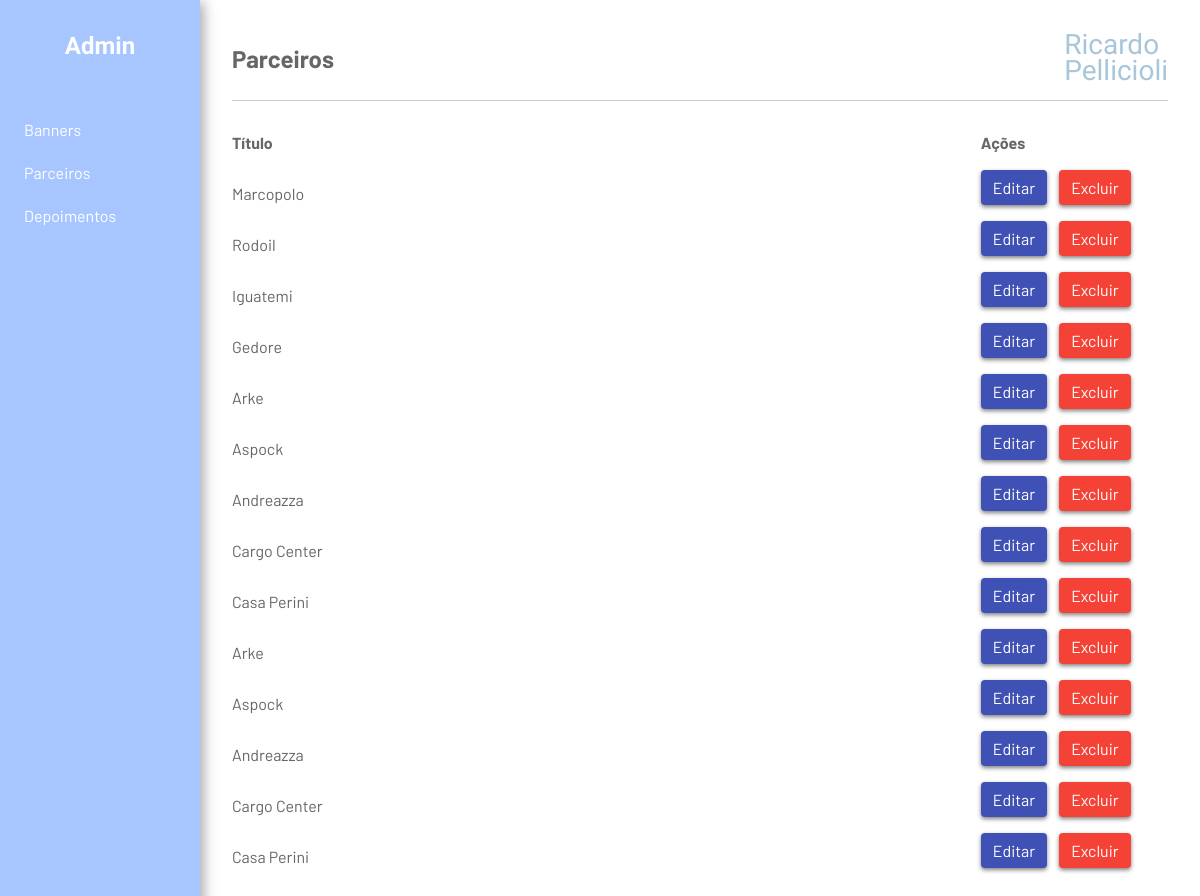
Page /admin/lista/parceiros on the earlier database version.
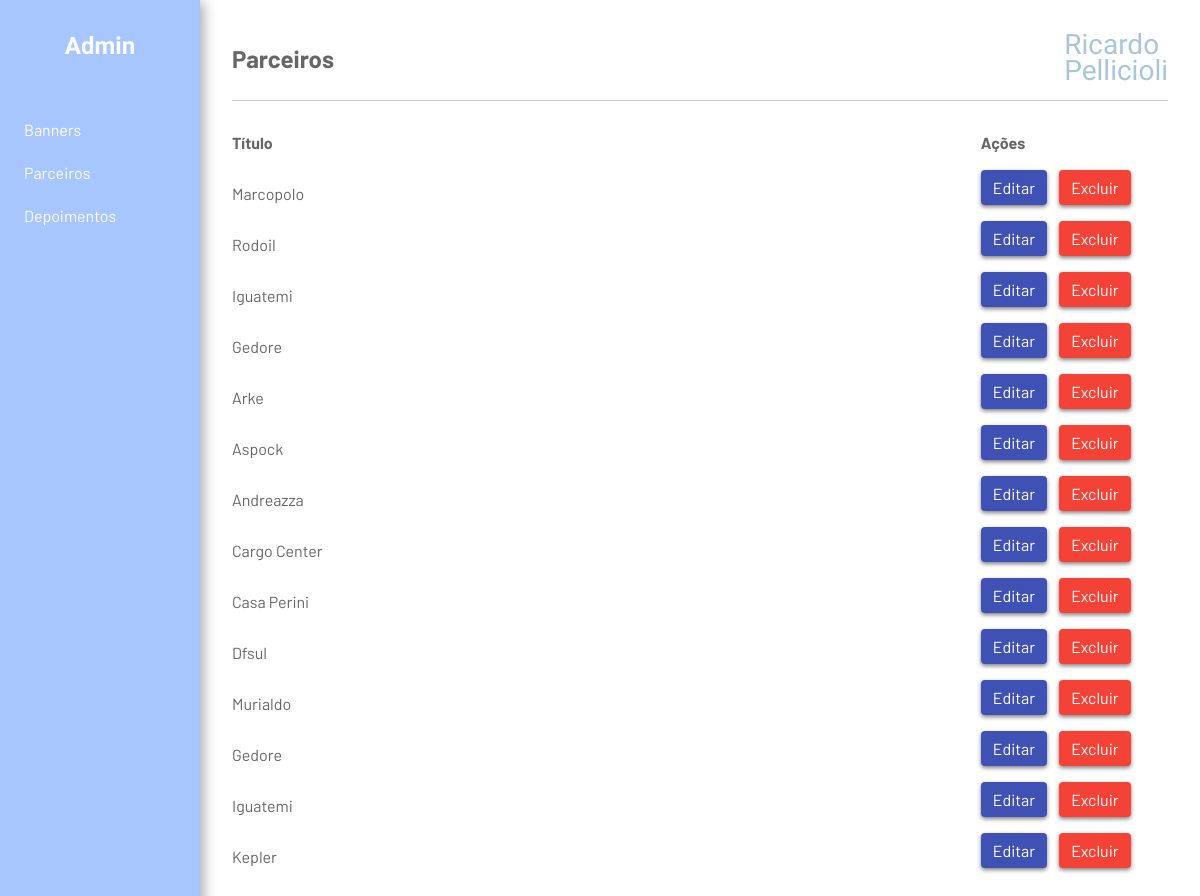
Same page on the later database version.
### tables this page shows
CREATE TABLE `partner` (
  `id` int(11) NOT NULL AUTO_INCREMENT,
  `imageId` int(11) DEFAULT NULL,
  `name` varchar(255) NOT NULL,
  `description` text NULL,
  `url` varchar(255) NOT NULL,
  PRIMARY KEY (`id`),
  KEY `imageId` (`imageId`),
  CONSTRAINT `partner_ibfk_1` FOREIGN KEY (`imageId`) REFERENCES `file` (`id`) ON DELETE SET NULL ON UPDATE CASCADE
);

### application/controllers/Main.php (called while the page is built, shortened)
<?php
class Main extends CI_Controller {
	function __construct(){
		$this->load->helper('url');
	}
	public function logged(){
		return true;
	}
	public function list($page){
		if($this->logged()){
			switch($page){
				case "parceiros":
					$this->load->model('partner_m');
					$list = $this->partner_m->get();
					$links = array(
						'edit' => 'admin/parceiro/editar/',
						'delete' => 'admin/parceiro/delete/',
						'new' => 'admin/parceiro/criar/'
					);
				break;
			}
			$this->load->view('main', array(
				'content' => 'admin',
				'title' => $page,
				'container' => 'list',
				'list' => $list,
				'links' => $links,
				'user' => $_SESSION['user']
			));
		}
	}
}

### index.php (called while the page is built, shortened)
<?php
require_once BASEPATH.'core/CodeIgniter.php';

### application/models/partner_m.php (called while the page is built, shortened)
<?php
class Partner_m extends CI_Model {
    public $table = 'partner';
    public $table_file = 'file';
    function get($id = FALSE){
        $this->db->select('partner.id, partner.name, partner.description, partner.url, file.file, file.path')
            ->from($this->table.' as partner')
            ->join($this->table_file.' as file', 'partner.imageId'.' = file.id', 'inner')
            ->order_by('partner.id', 'ASC');
        $query = $this->db->get();
        $data = $query->result();
        return $data;
    }
}
?>

### application/views/list.php (the view)
<section class="internal-list-container">
    <header class="flex header-list-admin justify-start v-center">
        <div class="w-80">
            Título
        </div>
        <div>
            Ações
        </div>
    </header>
    <ul class="internal-list">
        <?php foreach($list as $key => $item){ ?>
			<li class="flex justify-start v-center">
				<p class="w-80">
					<?php echo $item->name; ?>
				</p>
				<div class="buttons flex v-center">
                    <a href="<?php echo base_url($links["edit"] . $item->id); ?>" class="button edit">
                        Editar
                    </a>
                    <a href="<?php echo base_url($links["delete"] . $item->id); ?>" class="button delete">
                        Excluir
                    </a>
                </div>
            </li>
		<?php } ?>
    </ul>
</section>

Differences in the rows shown:
changed partner: name "Arke" → "Dfsul"
changed partner: name "Aspock" → "Murialdo"
changed partner (number 12 of 14 on the later page): name "Andreazza" → "Gedore"
changed partner (number 13 of 14 on the later page): name "Cargo Center" → "Iguatemi"
changed partner: name "Casa Perini" → "Kepler"
